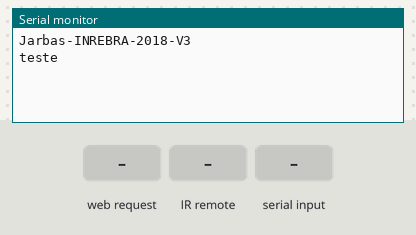
Simulated run of this sketch. Board: Arduino Mega 2560, built with avr-gcc and run on an emulated ATmega2560. Shown: the last lines printed to the serial monitor. The test bench sets the inputs (shaded band).

Above: at 1.2 s.
1.3 s: HTTP request GET /ir? received
At 2.5 s:
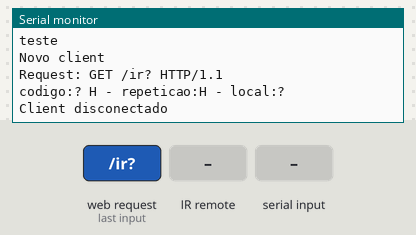
2.8 s: infrared code 0xFFFFFFFF received
At 3.3 s:
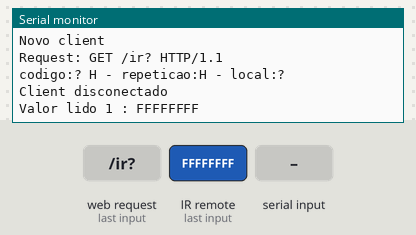
4.3 s: "debug-on\n" received over Serial
At 5.4 s:
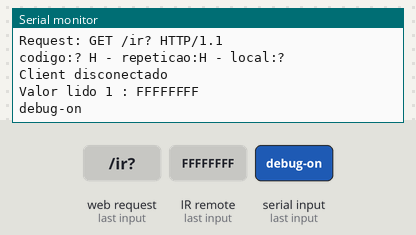
5.8 s: infrared code 0x20DF40BF received
At 7.1 s:
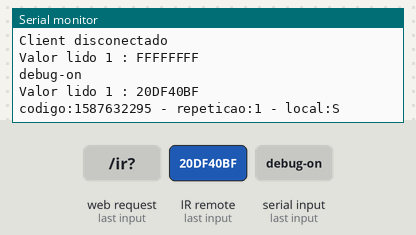
7.4 s: "debug-off\n" received over Serial
At 8.2 s:
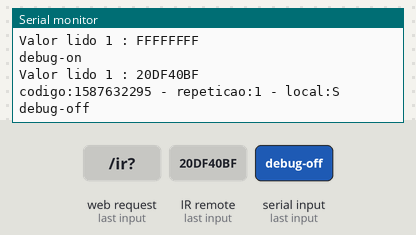
9.0 s: infrared code 0x20DFC03F received
At 9.7 s:
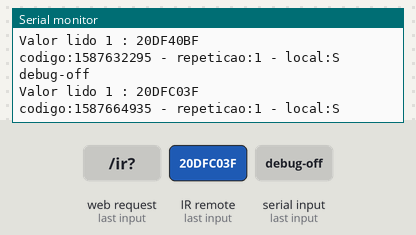

The sketch:

JARBAS-INREBRA-2018-V3.ino.ino
```cpp
String jarbasVersion = "Jarbas-INREBRA-2018-V3";

/* ------------------------------------------------------------------ ETHERNET ------------------------------------------------------------------ */
//ethernet
#include <Ethernet.h>
EthernetServer server(8087); // Cria o servidor na porta 8080

byte myMac[]={0xDE, 0xAD, 0xBE, 0xEF, 0xFE, 0xED};  //Mac PRODUÇÃO
byte myIp[]  = { 192, 168, 0, 7 };   //define IP da central automação 1

byte gateway[] = { 192,168,0, 1 }; // ip do roteador
byte subnet[] = { 255, 255, 255, 0 };
/* ------------------------------------------------------------------ ETHERNET ------------------------------------------------------------------ */

/* ------------------------------------------------------------------ IR ------------------------------------------------------------------ */
/// IR
#include <IRremote.h>
IRsend irsend; // IR SALA

/////// receptor IR sala
int RECV_PIN = 45;
IRrecv irrecv(RECV_PIN);

decode_results results;
float armazenavalor;
//float armazenavalorMemoria;
/* ------------------------------------------------------------------ IR ------------------------------------------------------------------ */

String cmd = "";
String comando = "";
String strTipo = "";
String strRepeticao = "";
String strLocal = "N";

String strTamanho = "";
int intTamanho;

bool debugControle = true;
//----------------------------

//generico
void sendIr(String strRepeticao, String strLocal, String strValue)
{

  int intRepeticao = strRepeticao.toInt();
  if(intRepeticao < 11){
    for (int i = 0; i < intRepeticao; i++) {
      unsigned long code = strValue.toInt();
      irsend.sendNEC(code, 32);
      delay(40);
    }
    if(debugControle == true){
      Serial.print("codigo:");
      Serial.print(strValue);
      Serial.print(" - repeticao:");
      Serial.print(strRepeticao);
      Serial.print(" - local:");
      Serial.println(strLocal);
    }
  }else{
    Serial.println("muitas repetições melhor parar");
  }
  irrecv.enableIRIn(); // Re-enable receiver
}


//----------------------------


void setup(){
  Serial.begin(9600);
  Ethernet.begin(myMac, myIp, gateway, subnet);//inicializa eternet
  irrecv.enableIRIn(); // Inicializa o receptor IR
  Serial.println(jarbasVersion);
  Serial.println("teste");
}

void loop(){

  /////// RECEBE SERIAL //-----------------------------------------------------------------------------------------------------------
  if(Serial.available() > 0) {
    while(Serial.available() > 0){
      cmd += char(Serial.read());
      delay(10);
    }
    Serial.println(cmd);
  }
  if (cmd.length() >0) {
    // switch debug
    if(cmd == "debug-on"){debugControle = true;}
    if(cmd == "debug-off"){debugControle = false;}
    cmd = "";
  }
  //-----------------------------------------------------------------------------------------------------------------------------

  /////// RECEBE IR //-----------------------------------------------------------------------------------------------------------
  if (irrecv.decode(&results)){
    Serial.print("Valor lido 1 : ");
    Serial.println(results.value, HEX);
    //armazenavalor = (results.value);
    if(results.value !=0xffffffff){
      armazenavalor = (results.value);
    }

    //volume
    if (armazenavalor == 0x20DF40BF) {
      if(results.value !=0xffffffff){
        sendIr("1","S", "1587632295");// #1volMaisReciverS
      }else{
        sendIr("10","S", "1587632295");// #1volMenosReciverS
      }
    }

    if (armazenavalor == 0x20DFC03F) {
      if(results.value !=0xffffffff){
        sendIr("1","S", "1587664935");// #1volMenosReciverS
      }else{
        sendIr("10","S", "1587664935");// #1volMenosReciverS
      }
    }
    irrecv.resume(); //Le o próximo valor
  }


  //-----------------------------------------------------------------------------------------------------------------------------


  /////// RECEBE ETHERNET //-----------------------------------------------------------------------------------------------------------
  EthernetClient client = server.available();
  if (!client) {
    return;
  }
  // Wait until the client sends some data
  Serial.println("Novo client");
  while(!client.available()){
    delay(1);
  }
  // Read the first line of the request
  String request = client.readStringUntil('\r');

  if(debugControle == true){
    Serial.print("Request: ");
    Serial.println(request);
  }

  if (request.indexOf("/ir?") != -1)  {
    strRepeticao = request.substring(9,10);
    intTamanho = request.length();
    strLocal = request.substring(intTamanho -9, intTamanho -10);
    comando = request.substring(10,intTamanho -10);
    sendIr(strRepeticao,strLocal, comando);
  }

  // Return the response
  client.println("HTTP/1.1 200 OK");
  client.println("Content-Type: text/html");
  client.println("Access-Control-Allow-Origin: *");
  client.println(""); //  do not forget this one
  //continua....
  //client.println("arduino - conectado!"); //  do not forget this one
  //client.println(jarbasVersion); //  do not forget this one
  client.print(montaString());

  delay(1);
  client.stop();
  Serial.println("Client disconectado");
  Serial.println("");


  //-----------------------------------------------------------------------------------------------------------------------------


}// FIM DO LOOP


String montaString()
{
    String string1 ="";
    string1.concat("dados({");
   //tomadaSala
    string1.concat("Status : '"); // valor / estado
    string1.concat("OnLine");
    //tomadaArthur
    string1.concat("', Versao : '"); // valor / estado
    string1.concat(jarbasVersion);
    //tomadaCasal
    //string1.concat("', IP : '"); // valor / estado
    //string1.concat(myIp[]);
    string1.concat("'})");
    return string1;

}
```

Measured:
- after the input at 1.3 s, the serial monitor: prints a new line at once (image 1)
- after the input at 2.8 s, the serial monitor: prints a new line at once (image 2)
- after the input at 4.3 s, the serial monitor: prints a new line after 0.09 s (image 3)
- after the input at 5.8 s, the serial monitor: prints a new line at once (image 4)
- after the input at 7.4 s, the serial monitor: prints a new line after 0.10 s (image 5)
- after the input at 9.0 s, the serial monitor: prints a new line at once (image 6)
